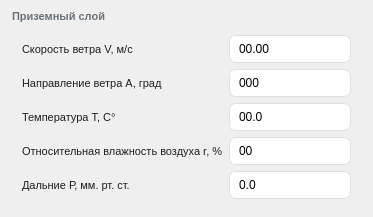
                    <widget class="QFrame" name="groupBorderLayer">
                     <property name="styleSheet">
                      <string notr="true">QFrame#groupBorderLayer { background-color: #FFFFFF; border: 1px solid #DDE1E3; border-radius: 10px; }</string>
                     </property>
                     <property name="frameShape">
                      <enum>QFrame::NoFrame</enum>
                     </property>
                     <layout class="QVBoxLayout" name="groupBorderLayerOuterLayout">
                      <property name="spacing">
                       <number>8</number>
                      </property>
                      <property name="leftMargin">
                       <number>12</number>
                      </property>
                      <property name="topMargin">
                       <number>10</number>
                      </property>
                      <property name="rightMargin">
                       <number>12</number>
                      </property>
                      <property name="bottomMargin">
                       <number>10</number>
                      </property>
                      <item>
                       <widget class="QLabel" name="groupBorderLayerTitle">
                        <property name="styleSheet">
                         <string notr="true">font-size: 8pt; text-transform: uppercase; color: #6B7278; font-weight: 700; border: none; background: transparent;</string>
                        </property>
                        <property name="text">
                         <string>Приземный слой</string>
                        </property>
                       </widget>
                      </item>
                      <item>
                       <layout class="QGridLayout" name="gridLayoutBorderLayer">
                        <property name="leftMargin">
                         <number>10</number>
                        </property>
                        <property name="topMargin">
                         <number>4</number>
                        </property>
                        <property name="rightMargin">
                         <number>10</number>
                        </property>
                        <property name="bottomMargin">
                         <number>8</number>
                        </property>
                        <property name="spacing">
                         <number>6</number>
                        </property>
                        <item row="0" column="0">
                         <widget class="QLabel" name="lblWindSpeed">
                          <property name="styleSheet">
                           <string notr="true">font-size: 8.5pt; color: #1C1F22; background: transparent;</string>
                          </property>
                          <property name="text">
                           <string>Скорость ветра V, м/с</string>
                          </property>
                         </widget>
                        </item>
                        <item row="0" column="1">
                         <widget class="QLineEdit" name="editWindSpeed">
                          <property name="minimumSize">
                           <size>
                            <width>68</width>
                            <height>28</height>
                           </size>
                          </property>
                          <property name="styleSheet">
                           <string notr="true">border:1px solid #DDE1E3; border-radius:7px; padding:0 7px; font-size:9pt; background:#fff;</string>
                          </property>
                          <property name="text">
                           <string>00.00</string>
                          </property>
                         </widget>
                        </item>
                        <item row="1" column="0">
                         <widget class="QLabel" name="lblWindDirection">
                          <property name="styleSheet">
                           <string notr="true">font-size: 8.5pt; color: #1C1F22; background: transparent;</string>
                          </property>
                          <property name="text">
                           <string>Направление ветра А, град</string>
                          </property>
                         </widget>
                        </item>
                        <item row="1" column="1">
                         <widget class="QLineEdit" name="editWindDirection">
                          <property name="minimumSize">
                           <size>
                            <width>68</width>
                            <height>28</height>
                           </size>
                          </property>
                          <property name="styleSheet">
                           <string notr="true">border:1px solid #DDE1E3; border-radius:7px; padding:0 7px; font-size:9pt; background:#fff;</string>
                          </property>
                          <property name="text">
                           <string>000</string>
                          </property>
                         </widget>
                        </item>
                        <item row="2" column="0">
                         <widget class="QLabel" name="lblTemperature">
                          <property name="styleSheet">
                           <string notr="true">font-size: 8.5pt; color: #1C1F22; background: transparent;</string>
                          </property>
                          <property name="text">
                           <string>Температура Т, С°</string>
                          </property>
                         </widget>
                        </item>
                        <item row="2" column="1">
                         <widget class="QLineEdit" name="editTemperature">
                          <property name="minimumSize">
                           <size>
                            <width>68</width>
                            <height>28</height>
                           </size>
                          </property>
                          <property name="styleSheet">
                           <string notr="true">border:1px solid #DDE1E3; border-radius:7px; padding:0 7px; font-size:9pt; background:#fff;</string>
                          </property>
                          <property name="text">
                           <string>00.0</string>
                          </property>
                         </widget>
                        </item>
                        <item row="3" column="0">
                         <widget class="QLabel" name="lblRelativeHumidity">
                          <property name="styleSheet">
                           <string notr="true">font-size: 8.5pt; color: #1C1F22; background: transparent;</string>
                          </property>
                          <property name="text">
                           <string>Относительная влажность воздуха r, %</string>
                          </property>
                         </widget>
                        </item>
                        <item row="3" column="1">
                         <widget class="QLineEdit" name="editRelativeHumidity">
                          <property name="minimumSize">
                           <size>
                            <width>68</width>
                            <height>28</height>
                           </size>
                          </property>
                          <property name="styleSheet">
                           <string notr="true">border:1px solid #DDE1E3; border-radius:7px; padding:0 7px; font-size:9pt; background:#fff;</string>
                          </property>
                          <property name="text">
                           <string>00</string>
                          </property>
                         </widget>
                        </item>
                        <item row="4" column="0">
                         <widget class="QLabel" name="lblDistanceKm">
                          <property name="styleSheet">
                           <string notr="true">font-size: 8.5pt; color: #1C1F22; background: transparent;</string>
                          </property>
                          <property name="text">
                           <string>Дальние Р, мм. рт. ст.</string>
                          </property>
                         </widget>
                        </item>
                        <item row="4" column="1">
                         <widget class="QLineEdit" name="editDistanceKm">
                          <property name="minimumSize">
                           <size>
                            <width>68</width>
                            <height>28</height>
                           </size>
                          </property>
                          <property name="styleSheet">
                           <string notr="true">border:1px solid #DDE1E3; border-radius:7px; padding:0 7px; font-size:9pt; background:#fff;</string>
                          </property>
                          <property name="text">
                           <string>0.0</string>
                          </property>
                         </widget>
                        </item>
                       </layout>
                      </item>
                     </layout>
                    </widget>
